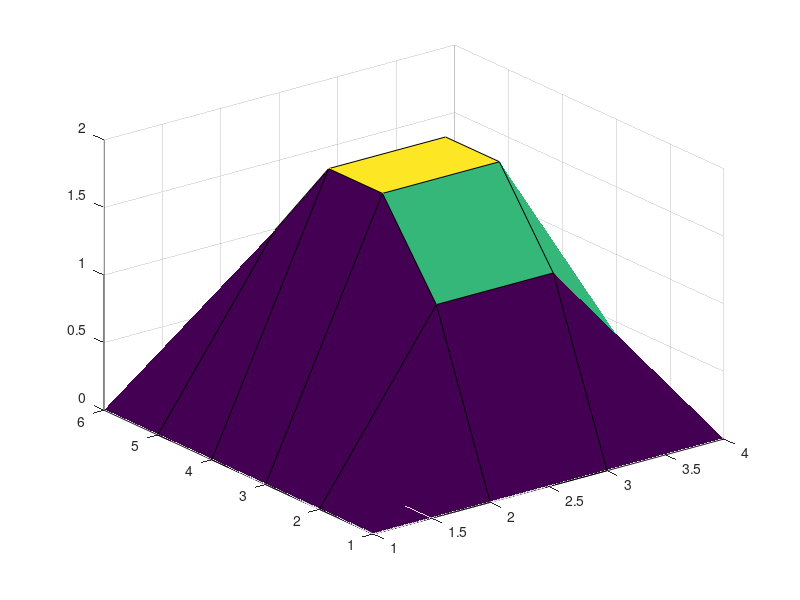

Reproduce this figure in MATLAB. (Note: this script raises an error after producing the figure.)
clc; close all; clear

% VARIABLES
L = 2;
H = 3;

g = 0;
s = 0;
c = 6;

lambda = 0.25; % constant courant number
lambda2 = lambda^2;
nx = [2 4 8 16 32 64 128];
% n_iterations = 20
% nx = linspace(4, 4*n_iterations, n_iterations)

epss = [];
deltas = [];
for n = nx
grid_size = 1; % physical size of grid
t_f = 0.5; % end time of sim

ny = H/L.* n;
delta = L/n;
deltas = [deltas delta];
dt = lambda*delta/c;
t_n = t_f/dt;

% ANALYTICAL SOLUTION
taylor_expansions = 5;

u_a = @(x, y, t) 0;

for b = 1:taylor_expansions
    for a = 1:taylor_expansions
        u_a = @(x, y, t) u_a(x, y, t) + (576/pi^6) .* (((1 + (-1)^(a+1)) * (1+(-1)^(b+1))) / (a^3*b^3)).*sin(a.*pi./2.*x).*sin(b.*pi./3.*y).*cos(pi.*sqrt(9.*a.^2+4.*b.^2).*t);
    end
end


x = linspace(0,L,n*L);
y = linspace(0,H,n*H);
t = linspace(0,t_f,t_n);

[X,Y] = meshgrid(x, y);

% loop to set initial conditions
u_initial = zeros(length(y), length(x));
length(x)
length(y)
for i = 1:length(x)
    for j = 1:length(y)
        u_initial(j,i) = x(i).*y(j).*(L-x(i)).*(H-y(j));
    end
end
figure()
surf(u_initial)

results_analytical = zeros(length(y), length(x), length(t));
for i = 1:t_n
    results_analytical(:,:,i) = u_a(X, Y, t(i));
end

% loop to find solutions, use if statements for boundary conditions
u_p = u_initial;
u_c = u_initial;
results_numerical = zeros(length(y), length(x), length(t));
for k = 1:t_n
    u_n = zeros(length(y), length(x));
    for i = 1:length(x)     
        for j = 1:length(y)
            if i == 1 || j == 1 || i == length(x)  || j == length(y)  %% enforcing boundary conditions
                u_n(j,i) = 0;
            else
                u_n(j,i) = 2*(1-2*lambda2)*u_c(j,i) + lambda2*(u_c(j+1,i) + u_c(j-1,i) + u_c(j,i+1) + u_c(j,i-1)) - u_p(j,i);
            end         
        end
    end
    u_p = u_c;
    u_c = u_n;
    results_numerical(:,:,k) = u_n;
end

% calculating epsilon
tosum = (results_numerical(:,:,end) - results_analytical(:,:,end)).^2;
sum2 = sum(tosum, 'all');

eps = sqrt(delta^2.*sum2);
epss = [epss eps];
end
plot(fliplr(deltas), epss)